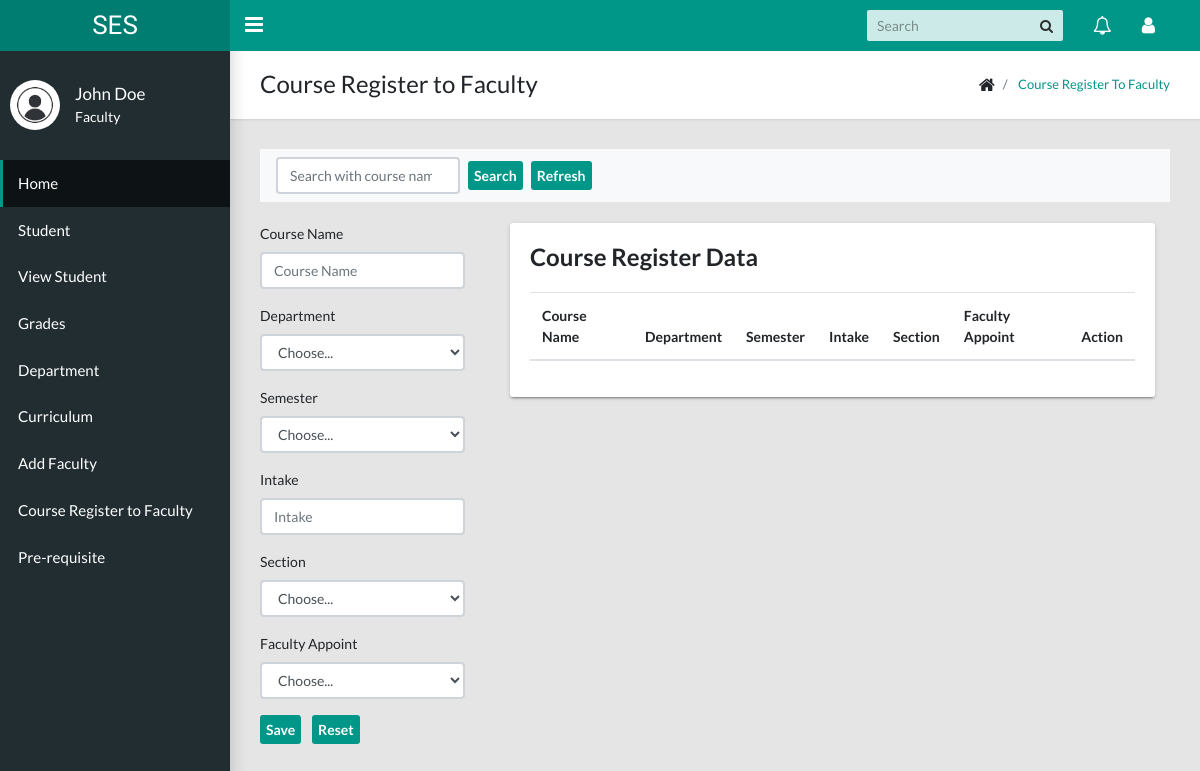
The app's page /addCourse-to-Faculty/ (signed in), older data.
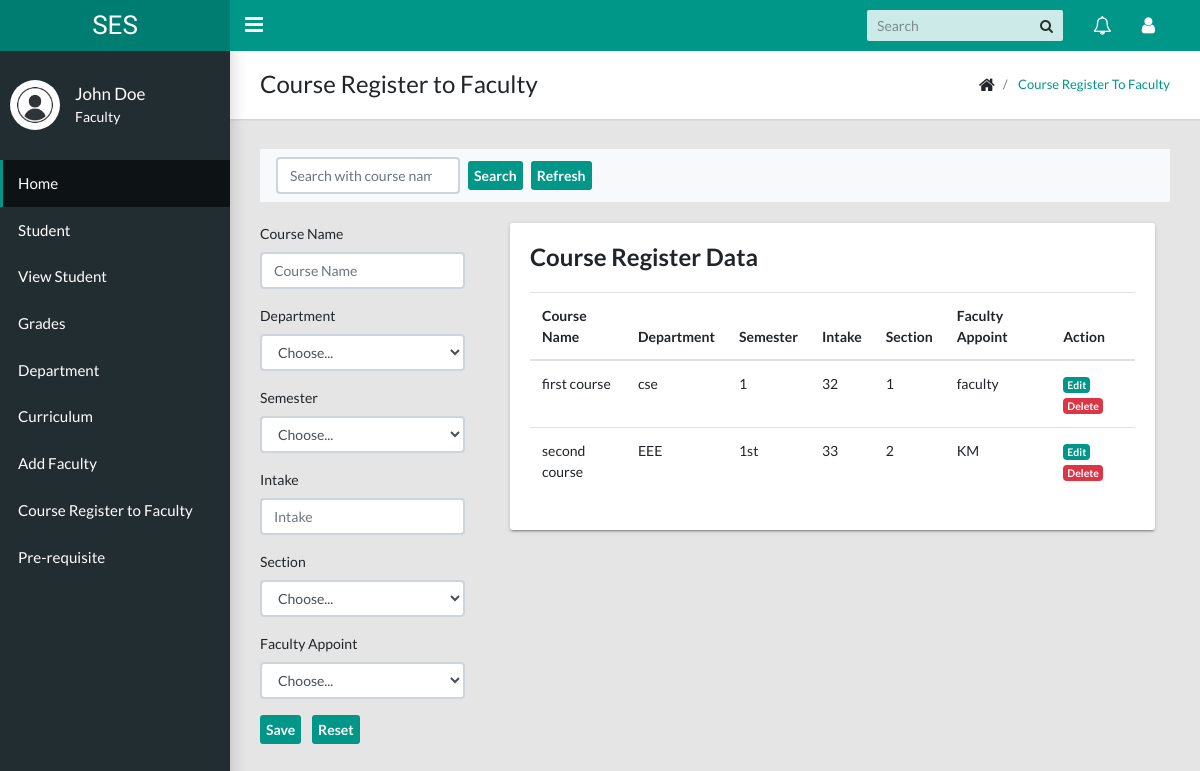
The same page, newer data.
### home/models.py (models this page shows)
class CourseOfFaculty(models.Model):
    course_name = models.CharField(max_length=100)
    department = models.CharField(max_length=100)
    semester = models.CharField(max_length=100)
    intake = models.CharField(max_length=100)
    section = models.CharField(max_length=100)
    faculty = models.CharField(max_length=100)

### home/views.py (the view, shortened to what this page needs)
# urls.py: path('addCourse-to-Faculty/',views.addCourse_Faculty,name='addCourse_Faculty'),
@login_required
def addCourse_Faculty(request):
    registeredCRS = CourseOfFaculty.objects.all()
    department = Department.objects.all()
    fac = Faculty.objects.all()
    context={
        'registerCours': registeredCRS,
        'department': department,
        'fac': fac
    }
    return render(request, 'fac_reg_course.html', context)

### templates/fac_reg_course.html (shortened to what the changed rows need)
{% extends 'base.html' %} {% block containt %}{% load static %}
<main class="app-content">
  <div class="app-title">
    <div>
      <h1>Course Register to Faculty</h1>
    </div>
  </div>
  <br />
  <div class="row">
    <div class="col-md-9">
      <div class="col-md-12">
        <div class="tile">
          <div class="table-responsive">
            <table class="table">
              <thead>
                <tr>
                  <th>Course Name</th>
                  <th>Department</th>
                  <th>Semester</th>
                  <th>Intake</th>
                  <th>Section</th>
                  <th>Faculty Appoint</th>
                  <th>Action</th>
                </tr>
              </thead>
              <tbody>
                {% for data in registerCours %}
                <tr>
                  <td>{{ data.course_name }}</td>
                  <td>{{ data.department }}</td>
                  <td>{{ data.semester }}</td>
                  <td>{{ data.intake }}</td>
                  <td>{{ data.section }}</td>
                  <td>{{ data.faculty }}</td>
                  <td>
                    <div class="action_icon">
                      <a href="#" class="badge badge-primary">Edit</a>
                      <a
                        href="#"
                        class="badge badge-danger"
                        data-toggle="modal"
                        data-target="#exampleModal"
                        >Delete</a
                      >
                    </div>
                  </td>
                </tr>
                {% endfor %}
              </tbody>
            </table>
          </div>
        </div>
      </div>
    </div>
  </div>
</main>
{% endblock containt %}

Row changes from the older to the newer data that the page shows:
added CourseOfFaculty: course_name "first course", department "cse", semester "1", intake "32", section "1", faculty "faculty"
added CourseOfFaculty: course_name "second course", department "EEE", semester "1st", intake "33", section "2", faculty "KM"
